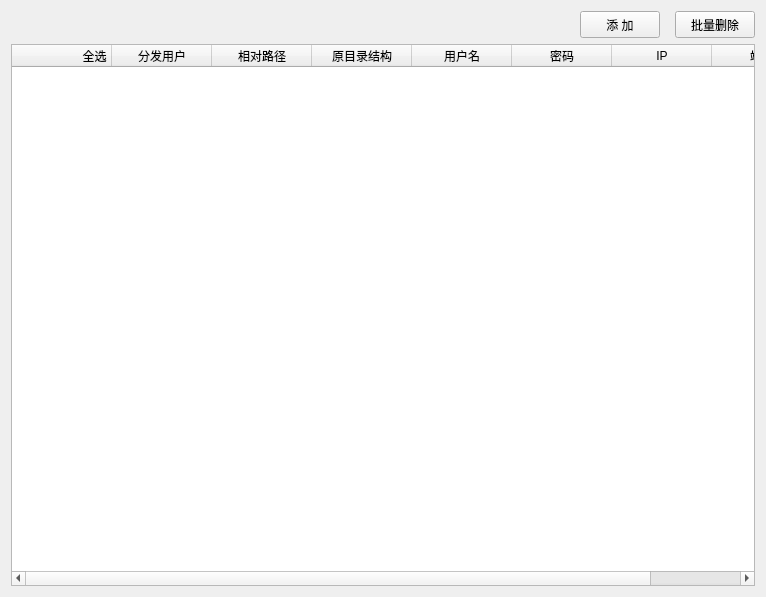
<?xml version="1.0" encoding="UTF-8"?>
<ui version="4.0">
 <class>userManager</class>
 <widget class="QWidget" name="userManager">
  <property name="geometry">
   <rect>
    <x>0</x>
    <y>0</y>
    <width>766</width>
    <height>597</height>
   </rect>
  </property>
  <property name="windowTitle">
   <string>Form</string>
  </property>
  <layout class="QVBoxLayout" name="verticalLayout">
   <item>
    <layout class="QHBoxLayout" name="horizontalLayout_2">
     <property name="spacing">
      <number>15</number>
     </property>
     <item>
      <spacer name="horizontalSpacer_2">
       <property name="orientation">
        <enum>Qt::Horizontal</enum>
       </property>
       <property name="sizeHint" stdset="0">
        <size>
         <width>40</width>
         <height>20</height>
        </size>
       </property>
      </spacer>
     </item>
     <item>
      <widget class="QPushButton" name="btn_add">
       <property name="minimumSize">
        <size>
         <width>65</width>
         <height>27</height>
        </size>
       </property>
       <property name="text">
        <string>添 加</string>
       </property>
      </widget>
     </item>
     <item>
      <widget class="QPushButton" name="btn_batchDel">
       <property name="minimumSize">
        <size>
         <width>65</width>
         <height>27</height>
        </size>
       </property>
       <property name="text">
        <string>批量删除</string>
       </property>
      </widget>
     </item>
    </layout>
   </item>
   <item>
    <widget class="QTableWidget" name="tableWidget">
     <attribute name="verticalHeaderMinimumSectionSize">
      <number>25</number>
     </attribute>
     <column>
      <property name="text">
       <string>全选 </string>
      </property>
      <property name="textAlignment">
       <set>AlignRight|AlignVCenter</set>
      </property>
     </column>
     <column>
      <property name="text">
       <string>分发用户</string>
      </property>
     </column>
     <column>
      <property name="text">
       <string>相对路径</string>
      </property>
     </column>
     <column>
      <property name="text">
       <string>原目录结构</string>
      </property>
     </column>
     <column>
      <property name="text">
       <string>用户名</string>
      </property>
     </column>
     <column>
      <property name="text">
       <string>密码</string>
      </property>
     </column>
     <column>
      <property name="text">
       <string>IP</string>
      </property>
     </column>
     <column>
      <property name="text">
       <string>端口</string>
      </property>
     </column>
    </widget>
   </item>
  </layout>
 </widget>
 <resources>
  <include location="../../../../../../radar/YTH/Server/images/images.qrc"/>
 </resources>
 <connections/>
</ui>
